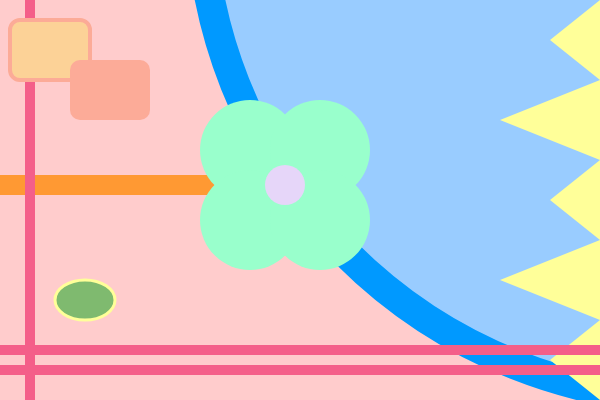
Frame 1 (no input)
Frame 60 (no input): identical to frame 1, image omitted
Frame 120 (the mouse pressed at the canvas centre since frame 60): identical to frame 1, image omitted

The p5.js sketch that drew this single still picture (run headless with seeded random() and noise() and a simulated clock; from frame 60 on, the mouse is pressed at the canvas centre):

// p5.js sketch
// ── sketch.js
function setup() {
  createCanvas(600, 400);
}

function draw() {
  background('#ffcccc');
  stroke('#ff9933');
  strokeWeight(20);
  line(0, 185, 600, 185);

  
  stroke('#0099ff');
  strokeWeight(30);
  fill('#99ccff')
  circle(700, -100, 1000);
  
  stroke('#99ffcc');
  strokeWeight(0);
  fill('#99ffcc')
  circle(250, 150, 100);
  circle(320, 150, 100);
  circle(250, 220, 100);
  circle(320, 220, 100);
  
  fill('#ffff99')
  triangle(600, 0, 550, 40, 600, 80);
  triangle(600, 80, 500, 120, 600, 160);
  triangle(600, 160, 550, 200, 600, 240);
  triangle(600, 240, 500, 280, 600, 320);
  triangle(600, 320, 550, 360, 600, 400);
  
  stroke('#e6d6f9');
  strokeWeight(40);
  point(285, 185);
  
  stroke('#f45f89');
  strokeWeight(10);
  line(0, 350, 600, 350);
  line(0, 370, 600, 370);
  line(30, 0, 30, 600);
  
  stroke('#ffff99');
  strokeWeight(3);
  fill('#7fba6f')
  ellipse(85, 300, 60, 40);
  
  stroke('#fcab97');
  strokeWeight(4);
  fill('#fcd297')
  rect(10, 20, 80, 60, 10);
  
  strokeWeight(0);
  fill('#fcab98')
  rect(70, 60, 80, 60, 10);

}
